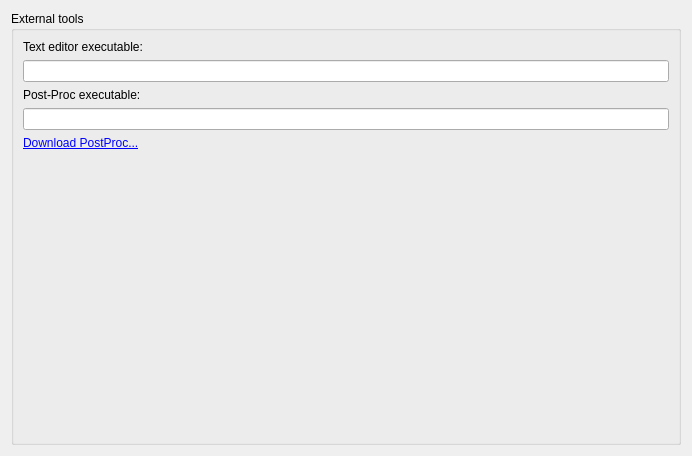
<?xml version="1.0" encoding="UTF-8"?>
<ui version="4.0">
 <class>MSIMPreferencesPageGeneral</class>
 <widget class="QWidget" name="MSIMPreferencesPageGeneral">
  <property name="geometry">
   <rect>
    <x>0</x>
    <y>0</y>
    <width>692</width>
    <height>456</height>
   </rect>
  </property>
  <layout class="QVBoxLayout" name="verticalLayout">
   <item>
    <widget class="QGroupBox" name="groupBox">
     <property name="title">
      <string>External tools</string>
     </property>
     <layout class="QVBoxLayout" name="verticalLayout_2">
      <item>
       <widget class="QLabel" name="label">
        <property name="text">
         <string>Text editor executable:</string>
        </property>
       </widget>
      </item>
      <item>
       <widget class="MSIMBrowseFilenameWidget" name="filepathTextEditor">
        <property name="minimumSize">
         <size>
          <width>0</width>
          <height>20</height>
         </size>
        </property>
       </widget>
      </item>
      <item>
       <widget class="QLabel" name="label_2">
        <property name="text">
         <string>Post-Proc executable:</string>
        </property>
       </widget>
      </item>
      <item>
       <widget class="MSIMBrowseFilenameWidget" name="filepathPostProcExecutable">
        <property name="minimumSize">
         <size>
          <width>0</width>
          <height>20</height>
         </size>
        </property>
       </widget>
      </item>
      <item>
       <widget class="QLabel" name="label_3">
        <property name="text">
         <string>&lt;html&gt;&lt;head/&gt;&lt;body&gt;&lt;p&gt;&lt;a href=&quot;https://bauklimatik-dresden.de/downloads.php&quot;&gt;&lt;span style=&quot; text-decoration: underline; color:#0000ff;&quot;&gt;Download PostProc...&lt;/span&gt;&lt;/a&gt;&lt;/p&gt;&lt;/body&gt;&lt;/html&gt;</string>
        </property>
       </widget>
      </item>
      <item>
       <spacer name="verticalSpacer_3">
        <property name="orientation">
         <enum>Qt::Vertical</enum>
        </property>
        <property name="sizeHint" stdset="0">
         <size>
          <width>20</width>
          <height>40</height>
         </size>
        </property>
       </spacer>
      </item>
     </layout>
    </widget>
   </item>
  </layout>
 </widget>
 <customwidgets>
  <customwidget>
   <class>MSIMBrowseFilenameWidget</class>
   <extends>QLineEdit</extends>
   <header>MSIMBrowseFilenameWidget.h</header>
   <container>1</container>
  </customwidget>
 </customwidgets>
 <tabstops>
  <tabstop>filepathTextEditor</tabstop>
 </tabstops>
 <resources/>
 <connections/>
</ui>
